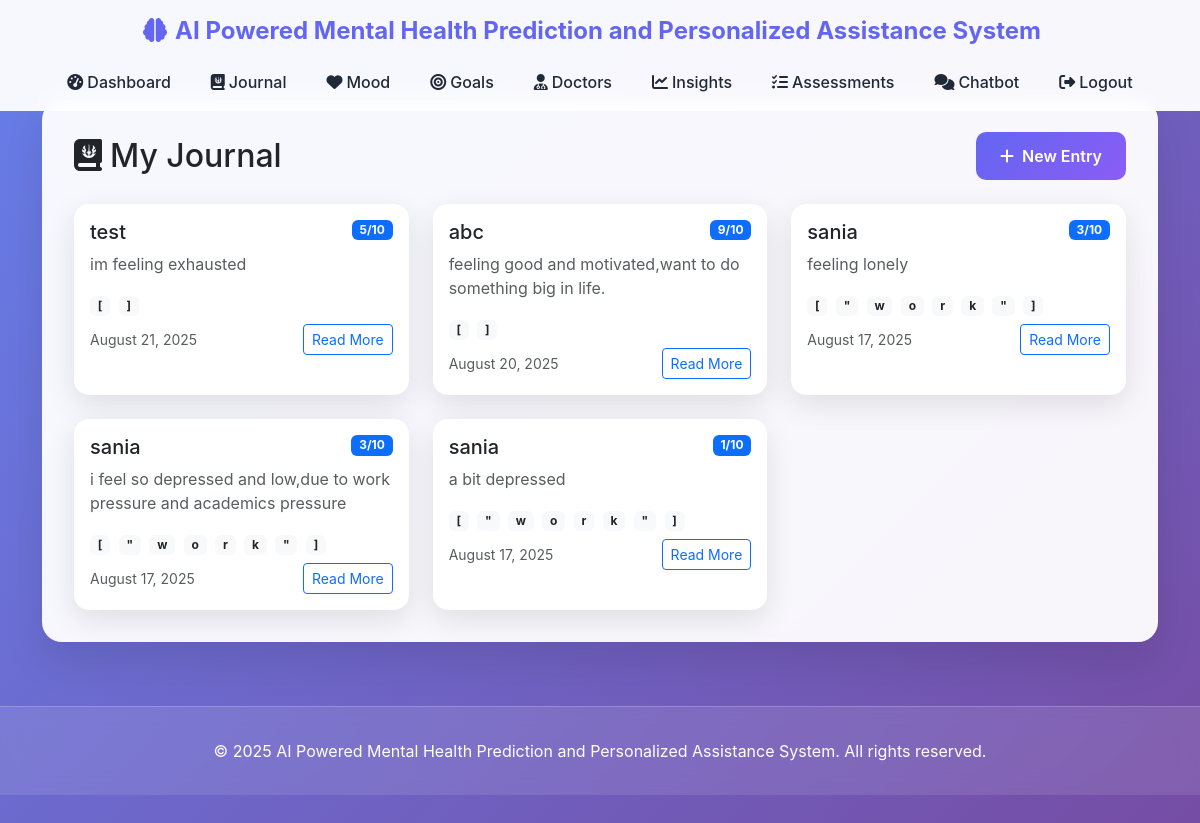
Page /journal/ (signed in) on the committed database.
### models.py (models this page shows)
class JournalEntry(db.Model):
    __tablename__ = 'journal_entries'
    id = db.Column(db.Integer, primary_key=True)
    user_id = db.Column(db.Integer, db.ForeignKey('users.id'), nullable=False)
    title = db.Column(db.String(200), nullable=False)
    content = db.Column(db.Text, nullable=False)
    mood_score = db.Column(db.Integer)  # 1-10 scale
    tags = db.Column(db.Text)  # Store as JSON string for SQLite
    created_at = db.Column(db.DateTime, default=lambda: datetime.now(timezone.utc))
    updated_at = db.Column(db.DateTime, default=lambda: datetime.now(timezone.utc), onupdate=lambda: datetime.now(timezone.utc))
    sentiment_score = db.Column(db.Float)
    emotion_labels = db.Column(db.Text)  # Store as JSON string for SQLite
    key_topics = db.Column(db.Text)  # Store as JSON string for SQLite
    ai_insights = db.Column(db.Text)

### routes.py (the view)
@journal_bp.route('/')
@login_required
def index():
    entries = JournalEntry.query.filter_by(user_id=current_user.id).order_by(JournalEntry.created_at.desc()).all()
    return render_template('journal/index.html', entries=entries)

### app.py (called while the page is built)
@login_manager.user_loader
def load_user(user_id):
    return User.query.get(int(user_id))

### templates/journal/index.html (shortened to what this page needs)
{% extends "base.html" %}
{% block content %}
<div class="main-content">
    <div class="d-flex justify-content-between align-items-center mb-4">
        <h1 class="h2 text-dark mb-0">
            <i class="fas fa-journal-whills me-2"></i>My Journal
        </h1>
        <a href="{{ url_for('journal.new_entry') }}" class="btn btn-primary">
            <i class="fas fa-plus me-2"></i>New Entry
        </a>
    </div>
    {% if entries %}
        <div class="row g-4">
            {% for entry in entries %}
            <div class="col-md-6 col-lg-4">
                <div class="card h-100">
                    <div class="card-body">
                        <div class="d-flex justify-content-between align-items-start mb-2">
                            <h5 class="card-title mb-0">
                                {{ entry.title or 'Untitled Entry' }}
                            </h5>
                            {% if entry.mood_score %}
                            <span class="badge bg-primary">{{ entry.mood_score }}/10</span>
                            {% endif %}
                        </div>
                        <p class="card-text text-muted">
                            {{ entry.content[:150] }}{% if entry.content|length > 150 %}...{% endif %}
                        </p>
                        {% if entry.tags %}
                        <div class="mb-2">
                            {% for tag in entry.tags %}
                            <span class="badge bg-light text-dark me-1">{{ tag }}</span>
                            {% endfor %}
                        </div>
                        {% endif %}
                        <div class="d-flex justify-content-between align-items-center">
                            <small class="text-muted">
                                {{ entry.created_at.strftime('%B %d, %Y') }}
                            </small>
                            <a href="{{ url_for('journal.view_entry', entry_id=entry.id) }}" class="btn btn-sm btn-outline-primary">
                                Read More
                            </a>
                        </div>
                    </div>
                </div>
            </div>
            {% endfor %}
        </div>
    {% endif %}
</div>
{% endblock %}

### templates/base.html (style rules this page uses)
:root { --primary-color: #6366f1; --secondary-color: #8b5cf6; --accent-color: #06b6d4; --success-color: #10b981; --warning-color: #f59e0b; --danger-color: #ef4444; --dark-color: #1f2937; --light-color: #f8fafc; }
body { font-family: 'Inter', -apple-system, BlinkMacSystemFont, sans-serif; background: linear-gradient(135deg, #667eea 0%, #764ba2 100%); min-height: 100vh; overflow-x: hidden; }
.main-content { background: rgba(255, 255, 255, 0.95); border-radius: 20px; box-shadow: 0 20px 40px rgba(0, 0, 0, 0.1); backdrop-filter: blur(10px); margin: 2rem auto; padding: 2rem; max-width: 1200px; overflow: hidden; }
.card { border: none; border-radius: 15px; box-shadow: 0 10px 30px rgba(0, 0, 0, 0.1); transition: transform 0.3s ease, box-shadow 0.3s ease; }
.btn-primary { background: linear-gradient(135deg, var(--primary-color), var(--secondary-color)); border: none; border-radius: 10px; padding: 0.75rem 1.5rem; font-weight: 600; transition: all 0.3s ease; }

### rows in the picture
JournalEntry: title "test", mood_score "5", content "im feeling exhausted", tags "[" "]", created_at "August 21, 2025"
JournalEntry: title "abc", mood_score "9", content "feeling good and motivated,want to do something big in life.", tags "[" "]", created_at "August 20, 2025"
JournalEntry: title "sania", mood_score "3", content "feeling lonely", tags "[" "\"" "w" "o" "r" "k" "\"" "]", created_at "August 17, 2025"
JournalEntry: title "sania", mood_score "3", content "i feel so depressed and low,due to work pressure and academics pressure", tags "[" "\"" "w" "o" "r" "k" "\"" "]", created_at "August 17, 2025"
JournalEntry: title "sania", mood_score "1", content "a bit depressed", tags "[" "\"" "w" "o" "r" "k" "\"" "]", created_at "August 17, 2025"
